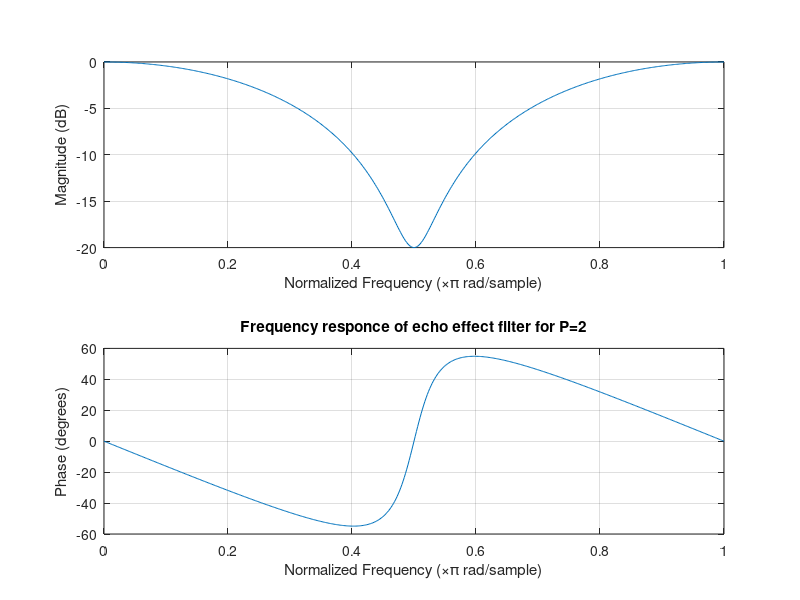
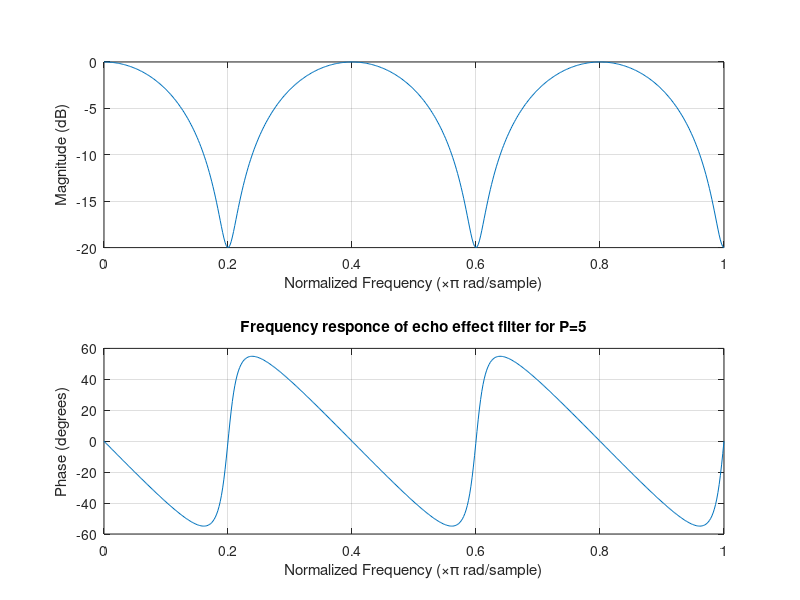

Reproduce these figures in MATLAB, in order. (Note: this script raises an error after producing the figures.)
% PANAGIOTIS GIADIKIAROGLOU
% 03119185


% Askisi 1
% Meros 1.1

% Erwthma 1.1.a

a=1;
b2=[0.55 0 0.45];
b5=[0.55 0 0 0 0 0.45];


% Erwthma 1.1.b

figure (1)
freqz(b2,a)
title('Frequency responce of echo effect filter for P=2')
figure (2)
freqz(b5,a)
title('Frequency responce of echo effect filter for P=5')
% Paratiroume oti me megalutero P exoume kai megaluteri syxnotita


% Erwthma 1.1.c

[z2_echo,p2_echo,k2_echo] = tf2zpk(b2,a);
figure (3)
zplane(z2_echo, p2_echo)
title('Zero pole diagram of echo effect filter for P=2')
[z5_echo,p5_echo,k5_echo] = tf2zpk(b5,a);
figure (4)
zplane(z5_echo, p5_echo)
title('Zero pole diagram of echo effect filter for P=5')
% H sinartisi tf2zp() den leitourgei gia arnitikous ekthetes se antithesi
% me thn sinartisi tf2zpk()
% Paratiroume pws to p isoutai me ton arithmo midenikwn kai ton arithmo polwn


% Erwthma 1.1.d

figure (5)
impz(b2,a)
title('Impulse response of echo effect filter for P=2')
figure (6)
impz(b5,a)
title('Impulse response of echo effect filter for P=5')
% Paratiroume oti oi times pou emfanizontai gia to impulse response
% einai ises me tis times tou b2 kai tou b5 gia P=2 kai P=5 antistoixa


% Erwthma 1.1.e

[h_echo,t_echo] = impz(b2,a);
h_help = conv(h_echo,h_echo);
h_reverb = conv(h_help, h_echo);

Toepl = toeplitz(h_reverb);
a_rev = (inv(Toepl))*h_reverb;
b_rev = h_reverb;
% Ara ai = [1, 0, 0, 0, 0]
% Apo ton typo 4.3.11 sth selida 240 tou vivliou tou k. Maragkou
% kai apo to ai pou vrikame prokuptei oti:
% bi = h_reverb = [0.1664, 0, 0.4084, 0, 0.3341, 0, 0.0911]

figure (7)
freqz(b_rev,a_rev)
title('Frequency responce of reverb effect filter for P=2')

[z_rev,p_rev,k_rev] = tf2zpk(b_rev,a_rev);
figure (8)
zplane(z_rev,p_rev)
title('Zero pole diagram of reverb effect filter for P=2')

figure (9)
impz(b_rev,a_rev)
title('Impulse response of reverb effect filter for P=2')


% Erwthma 1.1.st

% Apo Z transform sth sxesh h1[n]*h2[n] = delta[n] prokuptei oti:
% H1(Z)H2(Z) = 1. Epomenws apo th sxesh 5.3.7 sth selida 281 tou vivliou
% tou k. Maragkou prokuptei amesa to akoloutho:
a_der = b_rev;
b_der = a_rev;
[h_dereverb, t_der] = impz(b_der, a_der);

% Elegxos me to shma x[n] = u[n] - u[n-5]
n = -1:1:6;
x = heaviside(n) - heaviside(n-5);
figure (10)
stem(n, x);
title('x[n] = u[n] - u[n-5]');
xlabel('Samples');
ylabel('Amplitude');

x_rev = conv(x, h_reverb);
x_der = conv(x_rev, h_dereverb);

n_new = -1:1:307;
figure(11)
stem(n_new, x_der);
title('Dereverbed x[n]');
xlabel('Samples');
ylabel('Amplitude');
xlim([-1 6]);
% Prokuptei to idio shma x, opws anamenotan



% Meros 1.2

% Erwthma 1.2.a

p1 = [0.65+0.65.*1i 0.65-0.65.*1i 0.65+0.65.*1i 0.65-0.65.*1i]';
z1 = [0.8 0.8 0.8.*1i -0.8.*1i]';
figure (12)
zplane(z1, p1)
title('Zero pole diagram of bandpass filter')
[b,a1] = zp2tf(z1,p1,1);
% thetw k=1 


% Erwthma 1.2.b

figure (13)
freqz(b,a1);
title('Frequency response of bandpass filter')


% Erwthma 1.2.c

figure (14)
impz(b,a1);
title('Impulse response of bandpass filter')
figure (15)
stepz(b,a1)
title('Step response of bandpass filter')


% Erwthma 1.2.d

p2 = [0.7+0.7.*1i 0.7-0.7.*1i 0.7+0.7.*1i 0.7-0.7.*1i]';
[b_p2,a_p2] = zp2tf(z1,p2,1);
figure (16)
freqz(b_p2,a_p2);
title('Frequency response of bandpass filter p2')
figure (17)
impz(b_p2,a_p2);
title('Impulse response of bandpass filter p2')
figure (18)
zplane(z1, p2)
title('Zero pole diagram of bandpass filter p2')

p3 = [0.707+0.707.*1i 0.707-0.707.*1i 0.707+0.707.*1i 0.707-0.707.*1i]';
[b_p3,a_p3] = zp2tf(z1,p3,1);
figure (19)
impz(b_p3,a_p3);
title('Impulse response of bandpass filter p3')
figure (20)
zplane(z1, p3)
title('Zero pole diagram of bandpass filter p3')

p4 = [0.75+0.75.*1i 0.75-0.75.*1i 0.75+0.75.*1i 0.75-0.75.*1i]';
[b_p4,a_p4] = zp2tf(z1,p4,1);
figure (21)
impz(b_p4,a_p4);
title('Impulse response of bandpass filter p4')
figure (22)
zplane(z1, p4)
title('Zero pole diagram of bandpass filter p4')


% Erwthma 1.2.e

p5 = [0.4+0.7.*1i 0.4-0.7.*1i 0.4+0.7.*1i 0.4-0.7.*1i]';
figure (23)
zplane(z1,p5)
title('Zero pole diagram of bandpass filter p5')

[b_p5,a_p5] = zp2tf(z1,p5,1);
figure (24)
freqz(b_p5,a_p5)
title('Frequency response of bandpass filter p5')


% Erwthma 1.2.st

z2 = [0.77+0.2.*1i 0.77-0.2.*1i 0.2+0.77.*1i 0.2-0.77.*1i]';
figure (25)
zplane(z2,p1)
title('Zero pole diagram of bandpass filter z2')

[b_z2,a_z2] = zp2tf(z2,p1,1);

figure (26)
freqz(b_z2,a_z2)
title('Frequency response of bandpass filter z2')

z3 = [0.4+0.7.*1i 0.4-0.7.*1i 0.7+0.4.*1i 0.7-0.4.*1i]';
figure (27)
zplane(z3,p1)
title('Zero pole diagram of bandpass filter z3')

[b_z3,a_z3] = zp2tf(z3,p1,1);

figure (28)
freqz(b_z3,a_z3)
title('Frequency response of bandpass filter z3')




% Askisi 2
% Meros 2.1

% Erwthma 2.1.a

[y_series,fs]=audioread("viola_series.wav");
sound(y_series,fs);
ts=1/fs;
t = 0:ts:(length(y_series)*ts)-ts;
figure (29)
plot(t, y_series);
xlabel('Time(sec)');
ylabel('Amplitude');
title('Signal of Viola Series');


% Erwthma 2.1.b

y_series_norm = normalize(y_series, 'range', [-1, 1]);
figure (30)
plot(t, y_series_norm);
xlabel('Time(sec)');
ylabel('Amplitude');
title('Normalized Signal of Viola Series');

w = hamming(1000);
y_squared = y_series_norm.^2;
E = conv(y_squared, w);
t_nrg = 0:ts:(length(E)*ts)-ts;
y_nrg_norm = normalize(y_series, 'range', [-65 65]);
figure (31)
plot(t, y_nrg_norm);
hold on
plot(t_nrg, E);
hold off
xlabel('Time(sec)');
ylabel('Amplitude');
title('Energy of Viola Series');


% Erwthma 2.1.c

DFT_y_series = fft(y_series);
N=length(DFT_y_series);
fy = 0:fs/N:fs-fs/N;
figure (32)
plot(fy, abs(DFT_y_series(1:N)));
xlim([0 5000]);
xlabel('Frequency(Hz)');
ylabel('Amplitude');
title('DFT of Viola Series');


% Erwthma 2.1.d

figure (33)
plot(t,y_series);
xlim([5.1 6.8])
xlabel('Time(sec)');
ylabel('Amplitude');
title('Signal of Third Viola Note');

figure (34)
plot(t, y_series);
xlim([5.26 5.3])
xlabel('Time(sec)');
ylabel('Amplitude');
title('Zoomed Signal of Third Viola Note');
% Epoptika h periodos tou simatos ypologistike 3.49ms


% Erwthma 2.1.e

limitsForNote = (t>5.1) & (t<6.8);
Y_note = fft(y_series(limitsForNote), fs);
N_note = length(Y_note);
fy_note = 0:fs/N_note:fs-fs/N_note;
figure (35)
plot(fy_note, abs(Y_note(1:N_note)));
xlabel('Frequency(Hz)');
ylabel('Amplitude');
title('DFT of Third Viola Note');
xlim([0 5000]);
% H megisth timh tou fasmatos einai sta 287 ara f0 = 287 Hz


% Erwthma 2.1.st

[y_note_st, fs_note_st] = audioread("viola_note.wav");
ts_note_st = 1/fs_note_st;
t_note_st = 0:ts_note_st:(length(y_note_st)*ts_note_st)-ts_note_st;
figure (36)
plot(t_note_st, y_note_st);
xlabel('Time(sec)');
ylabel('Amplitude');
title('Viola Note');

DFT_y_note_st = fft(y_note_st);
N_note_st = length(DFT_y_note_st)-1;
fy_note_st = 0:fs_note_st/N_note_st:fs_note_st/2-fs_note_st/N_note_st;
figure (37)
plot(fy_note_st, abs(DFT_y_note_st(1:N_note_st/2)));
xlim([0 5000]);
xlabel('Frequency(Hz)');
ylabel('Amplitude');
title('DFT of Viola Note');

p_viola1 = [0.994+0.09.*1i 0.994-0.09.*1i 0.994+0.09.*1i 0.994-0.09.*1i]';
z_viola1 = [0.85 -0.85 0.85.*1i -0.85.*1i]';
figure (38)
zplane(z_viola1,p_viola1);
title('Zero pole diagram of bandpass filter Harmonic 2');
[b_viola1, a_viola1] = zp2tf(z_viola1, p_viola1, 0.00001);
figure (39)
freqz(b_viola1, a_viola1);
xlabel('Frequency(Hz)');
ylabel('Amplitude');
title('Frequency response of bandpass filter Harmonic 2');

y_filter1 = filter(b_viola1, a_viola1, y_note_st);
t_note_filter1 = 0:ts_note_st:(length(y_filter1)*ts_note_st)-ts_note_st;
figure (40)
plot(t_note_filter1, y_filter1);
xlabel('Time(sec)');
ylabel('Amplitude');
title('Filtered viola note Harmonic 2');

DFT_y_filter1 = fft(y_filter1);
figure (41)
plot(fy_note_st, abs(DFT_y_filter1(1:N_note_st/2)));
xlim([0 5000]);
xlabel('Frequency(Hz)');
ylabel('Amplitude');
title('DFT of viola note Harmonic 2');

p_viola2 = [0.9782+0.184.*1i 0.9782-0.184.*1i 0.9782+0.184.*1i 0.9782-0.184.*1i]';
z_viola2 = [0.85 -0.85 0.85.*1i -0.85.*1i]';
figure (42)
zplane(z_viola2,p_viola2);
title('Zero pole diagram of bandpass filter Harmonic 4');
[b_viola2, a_viola2] = zp2tf(z_viola2, p_viola2, 0.0001);
figure (43)
freqz(b_viola2, a_viola2);
xlabel('Frequency(Hz)');
ylabel('Amplitude');
title('Frequency response of bandpass filter Harmonic 4');

y_filter2 = filter(b_viola2, a_viola2, y_note_st);
t_note_filter2 = 0:ts_note_st:(length(y_filter2)*ts_note_st)-ts_note_st;
figure (44)
plot(t_note_filter2, y_filter2);
xlabel('Time(sec)');
ylabel('Amplitude');
title('Filtered viola note Harmonic 4');

DFT_y_filter2 = fft(y_filter2);
figure (45)
plot(fy_note_st, abs(DFT_y_filter2(1:N_note_st/2)));
xlim([0 5000]);
xlabel('Frequency(Hz)');
ylabel('Amplitude');
title('DFT of viola note Harmonic 4');



% Meros 2.2

% Erwthma 2.2.a

[y_piano, fs_piano] = audioread("piano_note.wav");
sound(y_piano, fs_piano);
ts_piano=1/fs_piano;
t_piano = 0:ts_piano:(length(y_piano)*ts_piano)-ts_piano;
figure (46)
plot(t_piano,y_piano);
xlabel('Time(sec)');
ylabel('Amplitude');
title('Signal of Piano Note');


% Erwthma 2.2.b

% (1/44.1kHz)*P = 0.15 => P = 6615
a_piano = 1;
b_piano = zeros(1, 6615);
b_piano(1) = 0.6;
b_piano(6615) = 0.4;

[h_piano_echo, th_piano] = impz(b_piano, a_piano);
piano_echo = filter(b_piano, a_piano, y_piano);
t_piano_echo = 0:ts_piano:(length(piano_echo)*ts_piano)-ts_piano;

sound(piano_echo, fs_piano);

figure (47)
plot(t_piano_echo, piano_echo);
xlabel('Time(sec)');
ylabel('Amplitude');
title('Echoed Piano Note');

piano_help = conv(h_piano_echo, h_piano_echo);
h_piano_reverb = conv(h_piano_echo, piano_help);

%toepl_rev = toeplitz(h_piano_reverb);
%ai_piano_rev = (inv(toepl_rev))*h_piano_reverb;
ai_piano_rev = 1;
bi_piano_rev = h_piano_reverb;
% O ypologismos tou ai_piano_rev mesw tou toeplitz kathisterei arketa
% to programma kai thn emfanish twn diagrammatwn kai gia auto
% xrhsimopoieitai apeutheias to apotelesma ai_piano_rev = 1

piano_reverb = filter(bi_piano_rev, ai_piano_rev, y_piano);
t_piano_reverb = 0:ts_piano:(length(piano_reverb)*ts_piano)-ts_piano;

sound(piano_reverb, fs_piano);

figure (48)
plot(t_piano_reverb, piano_reverb);
xlabel('Time(sec)');
ylabel('Amplitude');
title('Reverbed Piano Note');


% Erwthma 2.2.c

DFT_y_piano = fft(y_piano);
figure (49)
plot(20*log10(abs(DFT_y_piano(2:end))));
xlabel('Frequency(Hz)');
ylabel('Amplitude(dB)');
title('DFT of Piano Note');

DFT_piano_echo = fft(piano_echo);
figure (50)
plot(20*log10(abs(DFT_piano_echo(2:end))));
xlabel('Frequency(Hz)');
ylabel('Amplitude(dB)');
title('DFT of Echoed Piano Note');

DFT_piano_reverb = fft(piano_reverb);
figure (51)
plot(20*log10(abs(DFT_piano_reverb(2:end))));
xlabel('Frequency(Hz)');
ylabel('Amplitude(dB)');
title('DFT of Reverbed Piano Note');


% Erwthma 2.2.d

% Meta apo parathrhseis gia thn apostash tou arxikou apo to echoed shma
% kai meta apo arketes dokimes kateliksa oti to echo effect arxizei na mhn
% paratiteitai otan P ~= 1602 kai ara to delay einai 36.327 ms
a_piano_mdf(1) = 1;
b_piano_mdf = zeros(1, 1602);
b_piano_mdf(1) = 0.6;
b_piano_mdf(1602) = 0.4;

piano_mdf_echo = filter(b_piano_mdf, a_piano_mdf, y_piano);
t_piano_mdf_echo = 0:ts_piano:(length(piano_mdf_echo)*ts_piano)-ts_piano;

sound(piano_mdf_echo, fs_piano);

figure (52)
plot(t_piano_mdf_echo, piano_mdf_echo);
xlabel('Time(sec)');
ylabel('Amplitude');
title('Modified Echoed Piano Note');


% Erwthma 2.2.e

audiowrite("piano_echo.wav", piano_echo, fs_piano);
audiowrite("piano_reverb.wav", piano_reverb, fs_piano);


% Erwthma 2.2.st

ai_piano_der = bi_piano_rev;
bi_piano_der = ai_piano_rev;

piano_dereverb = filter(bi_piano_der, ai_piano_der, piano_reverb);
t_piano_dereverb = 0:ts_piano:(length(piano_dereverb)*ts_piano)-ts_piano;

figure (53)
plot(t_piano,y_piano);
hold on
plot(t_piano_dereverb, piano_dereverb);
hold off
xlabel('Time(sec)');
ylabel('Amplitude');
title('Dereverbed and Original Piano Note');
xlim([0 1.2]);
ylim([-0.03 0.04]);


% Erwthma 2.2.z

% 5 Samples Off
a_piano_5 = 1;
b_piano_5 = zeros(1, 6620);
b_piano_5(1) = 0.6;
b_piano_5(6620) = 0.4;

[h_piano_echo_5, th_piano_5] = impz(b_piano_5, a_piano_5);

piano_help_5 = conv(h_piano_echo_5, h_piano_echo_5);
h_piano_reverb_5 = conv(h_piano_echo_5, piano_help_5);

%toepl_rev_5 = toeplitz(h_piano_reverb_5);
%ai_piano_rev_5 = (inv(toepl_rev_5))*h_piano_reverb_5;
ai_piano_rev_5 = 1;
bi_piano_rev_5 = h_piano_reverb_5;

ai_piano_der_5 = bi_piano_rev_5;
bi_piano_der_5 = ai_piano_rev_5;

piano_dereverb_5 = filter(bi_piano_der_5, ai_piano_der_5, piano_reverb);
t_piano_dereverb_5 = 0:ts_piano:(length(piano_dereverb_5)*ts_piano)-ts_piano;

figure (54)
plot(t_piano_dereverb_5, piano_dereverb_5);
xlabel('Time(sec)');
ylabel('Amplitude');
title('Dereverbed Signal (5 Samples Off)');

ai_final_5 = ai_piano_der_5.*ai_piano_rev;
bi_final_5 = bi_piano_der_5.*bi_piano_rev;

figure (55)
freqz(bi_final_5, ai_final_5);
title('Frequency response of dereverb filter (5 Samples Off)')

% 10 Samples Off
a_piano_10 = 1;
b_piano_10 = zeros(1, 6625);
b_piano_10(1) = 0.6;
b_piano_10(6625) = 0.4;

[h_piano_echo_10, th_piano_10] = impz(b_piano_10, a_piano_10);

piano_help_10 = conv(h_piano_echo_10, h_piano_echo_10);
h_piano_reverb_10 = conv(h_piano_echo_10, piano_help_10);

%toepl_rev_10 = toeplitz(h_piano_reverb_10);
%ai_piano_rev_10 = (inv(toepl_rev_10))*h_piano_reverb_10;
ai_piano_rev_10 = 1;
bi_piano_rev_10 = h_piano_reverb_10;

ai_piano_der_10 = bi_piano_rev_10;
bi_piano_der_10 = ai_piano_rev_10;

piano_dereverb_10 = filter(bi_piano_der_10, ai_piano_der_10, piano_reverb);
t_piano_dereverb_10 = 0:ts_piano:(length(piano_dereverb_10)*ts_piano)-ts_piano;

figure (56)
plot(t_piano_dereverb_10, piano_dereverb_10);
xlabel('Time(sec)');
ylabel('Amplitude');
title('Dereverbed Signal (10 Samples Off)');

ai_final_10 = ai_piano_der_10.*ai_piano_rev;
bi_final_10 = bi_piano_der_10.*bi_piano_rev;

figure (57)
freqz(bi_final_10, ai_final_10);
title('Frequency response of dereverb filter (10 Samples Off)')

% 50 Samples Off
a_piano_50 = 1;
b_piano_50 = zeros(1, 6665);
b_piano_50(1) = 0.6;
b_piano_50(6665) = 0.4;

[h_piano_echo_50, th_piano_50] = impz(b_piano_50, a_piano_50);

piano_help_50 = conv(h_piano_echo_50, h_piano_echo_50);
h_piano_reverb_50 = conv(h_piano_echo_50, piano_help_50);

%toepl_rev_50 = toeplitz(h_piano_reverb_50);
%ai_piano_rev_50 = (inv(toepl_rev_50))*h_piano_reverb_50;
ai_piano_rev_50 = 1;
bi_piano_rev_50 = h_piano_reverb_50;

ai_piano_der_50 = bi_piano_rev_50;
bi_piano_der_50 = ai_piano_rev_50;

piano_dereverb_50 = filter(bi_piano_der_50, ai_piano_der_50, piano_reverb);
t_piano_dereverb_50 = 0:ts_piano:(length(piano_dereverb_50)*ts_piano)-ts_piano;

figure (58)
plot(t_piano_dereverb_50, piano_dereverb_50);
xlabel('Time(sec)');
ylabel('Amplitude');
title('Dereverbed Signal (50 Samples Off)');

ai_final_50 = ai_piano_der_50.*ai_piano_rev;
bi_final_50 = bi_piano_der_50.*bi_piano_rev;

figure (59)
freqz(bi_final_50, ai_final_50);
title('Frequency response of dereverb filter (50 Samples Off)')

% Original
ai_final = ai_piano_der.*ai_piano_rev;
bi_final = bi_piano_der.*bi_piano_rev;

figure (60)
freqz(bi_final, ai_final);
title('Frequency response of original dereverb filter')

